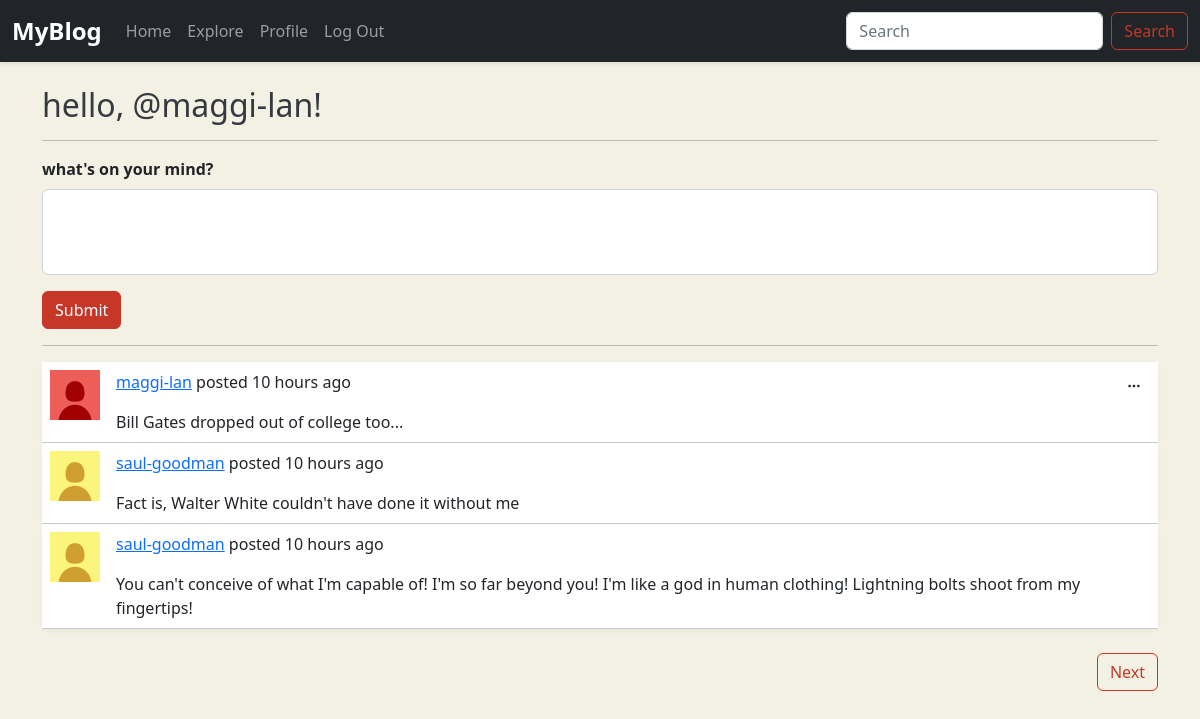
The app's page / (signed in) with its own data.
### tables this page shows
CREATE TABLE users (
id INTEGER PRIMARY KEY AUTOINCREMENT,
username TEXT UNIQUE NOT NULL,
hash TEXT NOT NULL,
name TEXT,
bio TEXT,
pfp TEXT);

CREATE TABLE posts (
id INTEGER PRIMARY KEY AUTOINCREMENT,
user_id INTEGER NOT NULL,
content TEXT NOT NULL,
post_time TIMESTAMP DEFAULT CURRENT_TIMESTAMP,
FOREIGN KEY (user_id) REFERENCES users(id) ON DELETE CASCADE);

### app.py (the view)
@app.route("/", methods=["GET", "POST"])
@login_required
def index():
    form = PostForm()
    db = get_db()
    cursor = db.cursor()
    if form.validate_on_submit():
        content = form.content.data
        cursor.execute("INSERT INTO posts (user_id, content, post_time) VALUES (?, ?, CURRENT_TIMESTAMP)", (session["user_id"], content))
        db.commit()
        return redirect("/")
    else:
        page = int(request.args.get("page", 1))
        per_page = 3
        offset = (page - 1) * per_page
        cursor.execute("SELECT posts.id, username, content, post_time, users.pfp FROM posts JOIN users ON users.id = user_id WHERE users.id IN (SELECT follows_id FROM follows WHERE follower_id = ? UNION SELECT ?) ORDER BY post_time DESC LIMIT ? OFFSET ?", (session["user_id"], session["user_id"], per_page, offset))
        posts = cursor.fetchall()
        for i in range(len(posts)):
            posts[i] = dict(posts[i])
            post = posts[i]
            post["post_time"] = time_ago(post["post_time"])
        cursor.execute("SELECT COUNT(*) FROM posts WHERE user_id IN (SELECT follows_id FROM follows WHERE follower_id = ? UNION SELECT ?)", (session["user_id"], session["user_id"]))
        total_posts = cursor.fetchone()[0]
        total_pages = max(1, (total_posts + per_page - 1) // per_page)
        if page > total_pages:
            return apology("Invalid Page Number")
        return render_template("index.html", posts=posts, form=form, page=page, total_pages=total_pages)

### app.py
class PostForm(FlaskForm):
    content = TextAreaField("Content", validators=[DataRequired(), Length(max=2000)])
    submit = SubmitField("Submit")

### app.py (called while the page is built)
@app.teardown_appcontext # this will automatically close the db connection after each request
def close_connection(exception):
    db = g.pop('db', None)
    if db is not None:
        db.close()

### helper.py (called while the page is built)
def get_db():
    if 'db' not in g:  # 'g' is a temporary storage object
        g.db = connect("blog.db") # 'db' is an attribute in which we are going to store the connection
        g.db.row_factory = Row  #rows will be a list while row will be an object
    return g.db

def login_required(main): # decorator function
    @wraps(main) # helps in importing some meta data to the inner function --> no use, it just makes stuff easier for the intepreter
    def inner(*args, **kwargs):  # args and kwargs already represent the arguements the main arguement recieves
        if not session.get("user_id"):
            return redirect("/login")
        return main(*args, **kwargs)
    return inner

def time_ago(post_time):
    post_time = datetime.strptime(post_time, "%Y-%m-%d %H:%M:%S").replace(tzinfo=timezone.utc)
    now = datetime.now(timezone.utc)
    seconds = int((now - post_time).total_seconds())
    if seconds < 60:
        return f"{seconds} seconds" if (seconds != 1) else f"{seconds} second"
    elif seconds < 60*60:
        minutes =  seconds // 60
        return f"{minutes} minutes" if (minutes > 1) else f"{minutes} minute"
    elif seconds < 60*60*24:
        hours = seconds // (60 * 60)
        return f"{hours} hours" if (hours > 1) else f"{hours} hour"
    else:
        days = seconds // (60*60*24)
        return f"{days} days" if (days > 1) else f"{days} day"

### templates/index.html (shortened to what this page needs)
{% extends "layout.html" %}
{% block body %}
    <div class="container py-4">
        <h2>hello, @{{ session.username }}!</h2>
        <hr>
        <form action="/" method="post" novalidate>
            <div class="mb-3">
                <label class="form-label">what's on your mind?</label>
                {{ form.content(class="form-control", rows="3", maxlength=2000) }}
            </div>
            <div class="mb-3">
                {{ form.submit(class="btn btn-success") }}
            </div>
        </form>
        <hr>
        {% set path = '/' %}
        {% include 'posts.html' %}
    </div>
{% endblock %}

### templates/posts.html (shortened to what this page needs)
<table class="table table-hover" id="posts" valign="top">
    {% for post in posts %}
        <tr>
            <td style="width: 60px;">
                <img src="{{ post.pfp }}" style="width: 50px; height: 50px;">
            </td>
            <td>
                <p>
                    <a href="/profile/{{ post.username }}">{{ post.username }}</a>
                    posted {{ post.post_time }} ago
                </p>
                {{ post.content }}
            </td>
            <td style="width: 1%; white-space: nowrap;">
                {% if post.username == session["username"] %}
                    <div class="dropdown text-end">
                        <button class="btn btn-sm" type="button" data-bs-toggle="dropdown" aria-expanded="false">
                            <i class="bi bi-three-dots"></i>
                        </button>
                    </div>
                {% endif %}
            </td>
        </tr>
    {% endfor %}
</table>
<div class="d-flex justify-content-between my-4">
    {% if total_pages > page %}
        <a class="btn btn-outline-success" href="{{ path }}?page={{ page + 1 }}#posts">Next</a>
    {% else %}
        <span></span>
    {% endif %}
</div>

### static/styles.css (style rules this page uses)
body { background-color: #f3f1e3; font-family: 'Segoe UI', Tahoma, Geneva, Verdana, sans-serif; }
h1, h2, h3 { color: #343a40; }
.form-label { font-weight: 600; }
textarea.form-control { resize: none; }
#posts tr { background-color: #ffffff; border-radius: 8px; box-shadow: 0 2px 5px rgba(0,0,0,0.05); margin-bottom: 1rem; padding: 1rem; border: #21252940; transition: background-color 0.2s ease; border-color: #21252940; }
.btn-outline-success { transition: background-color 0.2s ease, color 0.2s ease; --bs-btn-color: #c63728; --bs-btn-border-color: #c63728; --bs-btn-hover-color: #fff; --bs-btn-hover-bg: #c63728; --bs-btn-hover-border-color: #c63728; -bs-btn-active-color: #fff; --bs-btn-active-bg: #c63728; --bs-btn-active-border-color: #c63728; }
.btn-success { --bs-btn-color: #fff; --bs-btn-bg: #c63728; --bs-btn-border-color: #c63728; --bs-btn-hover-color: #fff; --bs-btn-hover-bg: #a93124; --bs-btn-hover-border-color: #a93124; --bs-btn-active-color: #fff; --bs-btn-active-bg: #a93124; --bs-btn-active-border-color: #a93124; }
.d-flex.justify-content-between { gap: 1rem; }
#posts td { vertical-align: top; }

### records on screen
users: username "maggi-lan"
posts: pfp (picture), username "maggi-lan", post_time "10 hours", content "Bill Gates dropped out of college too..."
posts: pfp (picture), username "saul-goodman", post_time "10 hours", content "Fact is, Walter White couldn't have done it without me"
posts: pfp (picture), username "saul-goodman", post_time "10 hours", content "You can't conceive of what I'm capable of! I'm so far beyond you! I'm like a god in human clothing! Lightning bolts shoot from my fingertips!"
